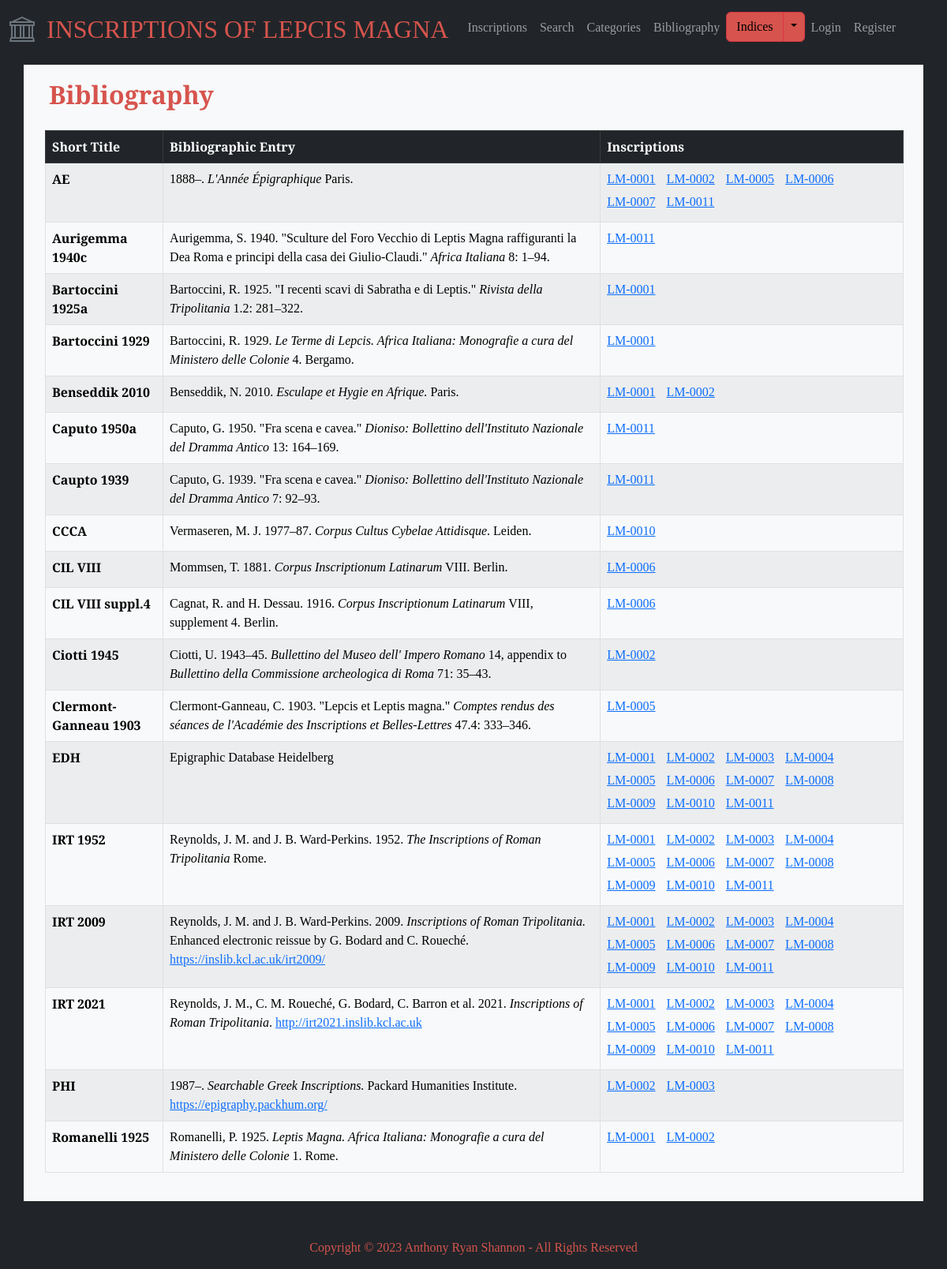
The app's page /bibliography with its own data.
### lepcismagna/models.py (models this page shows, shortened)
class Bibliography(models.Model):
    class Meta:
        verbose_name_plural = 'bibliography entries'
    short_title = models.CharField(max_length=50, blank=True)
    entry = models.TextField(blank=True)
    inscriptions = models.ManyToManyField('Inscription', blank=True)

class Inscription(models.Model):
    entry_creation_time = models.DateTimeField(auto_now_add=True)
    entry_creator = models.ForeignKey(User, on_delete=models.CASCADE, blank=True, null=True)
    is_validated = models.BooleanField(default=False)
    inscription_id = models.CharField(max_length=20, blank=True)
    title = models.CharField(max_length=100, blank=True)
    description = models.TextField(blank=True)
    materials = models.ManyToManyField('Material', blank=True, related_name='materials')
    object_types = models.ManyToManyField('ObjectType', blank=True, related_name='object_types')
    text = models.TextField(blank=True)
    techniques = models.ManyToManyField('Technique', blank=True, related_name='techniques')
    letters = models.TextField(blank=True)
    languages = models.ManyToManyField('Language', blank=True, related_name='languages')
    date = models.CharField(max_length=100)
    findspot_description = models.TextField(blank=True)
    associated_inscriptions = models.ManyToManyField('self', blank=True)
    original_location = models.CharField(max_length=255)
    last_recorded_location = models.CharField(max_length=255)
    repositories = models.ManyToManyField('Repository', blank=True, related_name='repositories')
    categories = models.ManyToManyField('Category', blank=True, related_name='categories')
    transcription_interpretive = models.TextField(blank=True)
    transcription_diplomatic = models.TextField(blank=True)
    transcription_appcrit = models.TextField(blank=True)
    translation_english = models.TextField(blank=True)
    commentary = models.TextField(blank=True)
    epigraphic_references = models.ManyToManyField('EpigraphicReference', blank=True, related_name='epigraphic_references')
    bibliography_text = models.TextField(blank=True)
    bibliography_entries = models.ManyToManyField('Bibliography', blank=True, related_name='bibliography_entries')
    images = models.ManyToManyField('Image', blank=True, related_name='images')
    abbreviations = models.ManyToManyField('Abbreviation', blank=True, related_name='abbreviations')
    age_at_death = models.ManyToManyField('AgeAtDeath', blank=True, related_name='age_at_death')
    divine_sacred_beings = models.ManyToManyField('DivineSacredBeing', blank=True, related_name='divine_sacred_beings')
    emperors_imperial_family = models.ManyToManyField('EmperorImperialFamily', blank=True, related_name='emperors_imperial_family')
    erasures = models.ManyToManyField('Erasure', blank=True, related_name='erasures')
    findspots = models.ManyToManyField('Findspot', blank=True, related_name='findspots')
    fragments = models.ManyToManyField('Fragment', blank=True, related_name='fragments')
    organizations = models.ManyToManyField('Organization', blank=True, related_name='organizations')
    people = models.ManyToManyField('Person', blank=True, related_name='people')
    personal_names = models.ManyToManyField('PersonalName', blank=True, related_name='personal_names')
    place_names = models.ManyToManyField('PlaceName', blank=True, related_name='place_names')
    symbols = models.ManyToManyField('Symbol', blank=True, related_name='symbols')
    words = models.ManyToManyField('Word', blank=True, related_name='words')

class EpigraphicReference(models.Model):
    short_title = models.CharField(max_length=50, blank=True)
    entry = models.TextField(blank=True)
    inscriptions = models.ManyToManyField('Inscription', blank=True)

### lepcismagna/views.py (the view)
# urls.py: path("bibliography", views.bibliography, name="bibliography"),
def bibliography(request):
    bibliography_entries = Bibliography.objects.all()
    epigraphic_references = EpigraphicReference.objects.all()
    return render(request, "lepcismagna/bibliography.html", {
        "bibliography_entries": bibliography_entries,
        "epigraphic_references": epigraphic_references,
        })

### lepcismagna/templates/lepcismagna/bibliography.html
{% extends "lepcismagna/layout.html" %} {% block body %}
<div class="index-header">
  <h2>Bibliography</h2>
</div>
<table class="table table-striped table-hover table-bordered">
  <thead class="table-dark">
    <tr>
      <th scope="col">Short Title</th>
      <th scope="col">Bibliographic Entry</th>
      <th scope="col">Inscriptions</th>
    </tr>
  </thead>
  <tbody class="table-light">
    {% for bibliography_entry in bibliography_entries %}
    {% if bibliography_entry.inscriptions.all %}
    <tr>
      <th scope="row">{{ bibliography_entry.short_title }}</th>
      <td>{{ bibliography_entry.entry|safe }}</td>
      <td>
        <ul id="index-inscription-list">
          {% for inscription in bibliography_entry.inscriptions.all %}
          <li class="inscription-list-item">
            <a
              href="{% url 'inscription_detail' inscription.inscription_id|default:'No inscription ID' %}"
            >
              {{ inscription.inscription_id }}
            </a>
          </li>
          {% endfor %}
        </ul>
      </td>
    </tr>
    {% endif %}
    {% endfor %}
    {% for epigraphic_reference in epigraphic_references %}
    {% if epigraphic_reference.inscriptions.all %}
    <tr>
      <th scope="row">{{ epigraphic_reference.short_title }}</th>
      <td>{{ epigraphic_reference.entry|safe }}</td>
      <td>
        <ul id="index-inscription-list">
          {% for inscription in epigraphic_reference.inscriptions.all %}
          <li class="inscription-list-item">
            <a
              href="{% url 'inscription_detail' inscription.inscription_id|default:'No inscription ID' %}"
            >
              {{ inscription.inscription_id }}
            </a>
          </li>
          {% endfor %}
        </ul>
      </td>
    </tr>
    {% endif %}
    {% endfor %}
  </tbody>
</table>
{% endblock %}

### lepcismagna/static/lepcismagna/styles.css (style rules this page uses)
body { font-family: "EB Garamond", serif; font-style: normal; font-variant: normal; }
h2 { color: #d6544d; font-size: 32px; font-weight: 700; line-height: 35px; padding: 10px; }
li:not(last-child) { margin-bottom: 5px; }
.index-header { padding: 10px; }
.inscription-list-item { display: inline-block; margin-right: 10px; }
.table { margin-left: 15px; width: 97.5%; }
#inscriptions-list, #index-inscription-list, #category-items, #dossier-list { list-style: none; padding-left: 0; margin: 0; }

### records on screen
Bibliography: short_title "Romanelli 1925", entry "Romanelli, P. 1925. Leptis Magna. Africa Italiana: Monografie a cura del Ministero delle Colonie 1. Rome."
Inscription: inscription_id "LM-0001"
Inscription: inscription_id "LM-0002"
Bibliography: short_title "Bartoccini 1929", entry "Bartoccini, R. 1929. Le Terme di Lepcis. Africa Italiana: Monografie a cura del Ministero delle Colonie 4. Bergamo."
Bibliography: short_title "Bartoccini 1925a", entry "Bartoccini, R. 1925. \"I recenti scavi di Sabratha e di Leptis.\" Rivista della Tripolitania 1.2: 281–322."
Bibliography: short_title "Benseddik 2010", entry "Benseddik, N. 2010. Esculape et Hygie en Afrique. Paris."
Bibliography: short_title "Ciotti 1945", entry "Ciotti, U. 1943–45. Bullettino del Museo dell' Impero Romano 14, appendix to Bullettino della Commissione archeologica di Roma 71: 35–43."
Bibliography: short_title "Clermont-Ganneau 1903", entry "Clermont-Ganneau, C. 1903. \"Lepcis et Leptis magna.\" Comptes rendus des séances de l'Académie des Inscriptions et Belles-Lettres 47.4: 333–346."
Inscription: inscription_id "LM-0005"
Bibliography: short_title "Caupto 1939", entry "Caputo, G. 1939. \"Fra scena e cavea.\" Dioniso: Bollettino dell'Instituto Nazionale del Dramma Antico 7: 92–93."
Inscription: inscription_id "LM-0011"
Bibliography: short_title "Aurigemma 1940c", entry "Aurigemma, S. 1940. \"Sculture del Foro Vecchio di Leptis Magna raffiguranti la Dea Roma e principi della casa dei Giulio-Claudi.\" Africa Italiana 8: 1–94."
Bibliography: short_title "Caputo 1950a", entry "Caputo, G. 1950. \"Fra scena e cavea.\" Dioniso: Bollettino dell'Instituto Nazionale del Dramma Antico 13: 164–169."
EpigraphicReference: short_title "IRT 1952", entry "Reynolds, J. M. and J. B. Ward-Perkins. 1952. The Inscriptions of Roman Tripolitania Rome."
Inscription: inscription_id "LM-0003"
Inscription: inscription_id "LM-0004"
Inscription: inscription_id "LM-0006"
Inscription: inscription_id "LM-0007"
Inscription: inscription_id "LM-0008"
Inscription: inscription_id "LM-0009"
Inscription: inscription_id "LM-0010"
EpigraphicReference: short_title "IRT 2009", entry "Reynolds, J. M. and J. B. Ward-Perkins. 2009. Inscriptions of Roman Tripolitania. Enhanced electronic reissue by G. Bodard and C. Roueché. https://inslib.kcl.ac.uk/irt2009/"
EpigraphicReference: short_title "IRT 2021", entry "Reynolds, J. M., C. M. Roueché, G. Bodard, C. Barron et al. 2021. Inscriptions of Roman Tripolitania . http://irt2021.inslib.kcl.ac.uk"
EpigraphicReference: short_title "AE", entry "1888–. L'Année Épigraphique Paris."
EpigraphicReference: short_title "EDH", entry "Epigraphic Database Heidelberg"
EpigraphicReference: short_title "PHI", entry "1987–. Searchable Greek Inscriptions. Packard Humanities Institute. https://epigraphy.packhum.org/"
EpigraphicReference: short_title "CIL VIII", entry "Mommsen, T. 1881. Corpus Inscriptionum Latinarum VIII. Berlin."
EpigraphicReference: short_title "CCCA", entry "Vermaseren, M. J. 1977–87. Corpus Cultus Cybelae Attidisque . Leiden."
EpigraphicReference: short_title "CIL VIII suppl.4", entry "Cagnat, R. and H. Dessau. 1916. Corpus Inscriptionum Latinarum VIII, supplement 4. Berlin."
